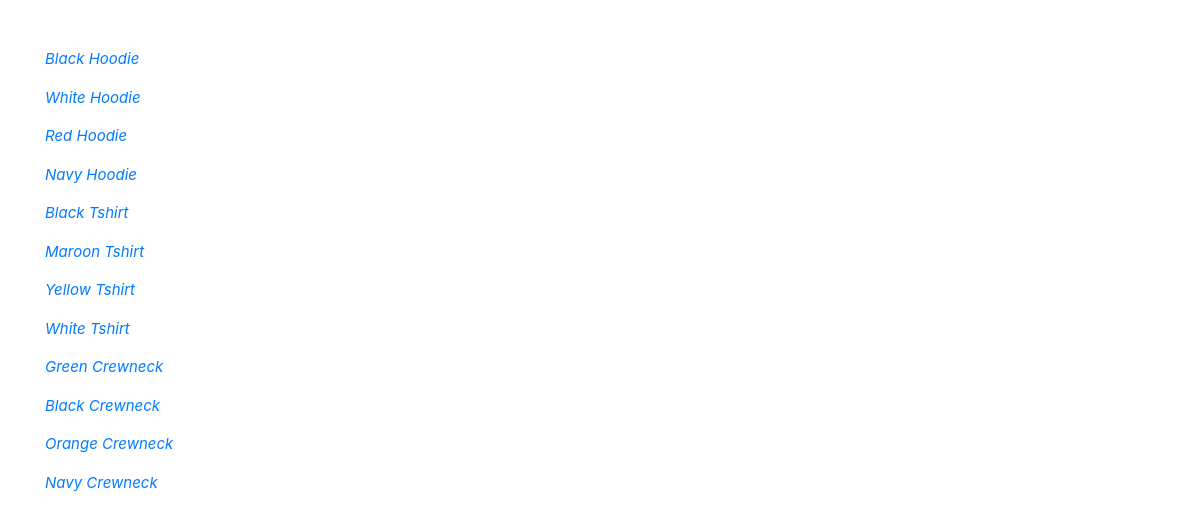
/latihan4c/index.php, run on the app's committed database.
### tables this page shows
CREATE TABLE `latihan4a` (
  `id` int(11) NOT NULL,
  `No` varchar(100) NOT NULL,
  `Picture` varchar(100) NOT NULL,
  `Name` varchar(100) NOT NULL,
  `Description` text NOT NULL,
  `Price` varchar(100) NOT NULL,
  `Size` varchar(100) NOT NULL
);

### latihan4c/php/functions.php (called while the page is built)
<?php
function koneksi()
{
    $conn = mysqli_connect("localhost", "root", "");
    mysqli_select_db($conn, "pw2021_203040109");
    return $conn;
}
function query($sql)
{
	$conn = koneksi();
	$result = mysqli_query($conn, $sql);
	$rows =[];
	while ($row = mysqli_fetch_assoc($result)) {
		$rows[] = $row;
	}
	return $rows;
}
?>

### latihan4c/index.php (the view, shortened to what this page needs)
    <?php
    require 'php/functions.php';
    $latihan4a = query("SELECT * FROM latihan4a");
?>
<!DOCTYPE html>
<html lang="en">
<head>
    <link rel="stylesheet" href="https://cdn.jsdelivr.net/npm/bootstrap@4.6.0/dist/css/bootstrap.min.css">
    <link rel="stylesheet" href="css/style.css">
</head>
<body>
<div class="container mt-5">
    <?php foreach ($latihan4a as $lth) : ?>
    <p class ="name">
      <a href="php/detail.php?id=<?= $lth['id']?>">
        <?= $lth["Name"] ?>
      </a>
    </p>
  <?php endforeach; ?>
</body>
</html>

### latihan4c/css/style.css (style rules this page uses)
.name { font-size: 15px; font-style: italic; }

### data on the page
latihan4a: Name "Black Hoodie"
latihan4a: Name "White Hoodie"
latihan4a: Name "Red Hoodie"
latihan4a: Name "Navy Hoodie"
latihan4a: Name "Black Tshirt"
latihan4a: Name "Maroon Tshirt"
latihan4a: Name "Yellow Tshirt"
latihan4a: Name "White Tshirt"
latihan4a: Name "Green Crewneck"
latihan4a: Name "Black Crewneck"
latihan4a: Name "Orange Crewneck"
latihan4a: Name "Navy Crewneck"
